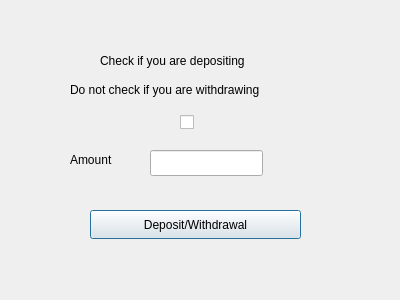
<?xml version="1.0" encoding="UTF-8"?>
<ui version="4.0">
 <class>deposit</class>
 <widget class="QDialog" name="deposit">
  <property name="geometry">
   <rect>
    <x>0</x>
    <y>0</y>
    <width>400</width>
    <height>300</height>
   </rect>
  </property>
  <property name="windowTitle">
   <string>Dialog</string>
  </property>
  <widget class="QLineEdit" name="lineEdit">
   <property name="geometry">
    <rect>
     <x>150</x>
     <y>150</y>
     <width>113</width>
     <height>26</height>
    </rect>
   </property>
  </widget>
  <widget class="QLabel" name="label">
   <property name="geometry">
    <rect>
     <x>70</x>
     <y>150</y>
     <width>62</width>
     <height>20</height>
    </rect>
   </property>
   <property name="text">
    <string>Amount</string>
   </property>
  </widget>
  <widget class="QLabel" name="label_2">
   <property name="geometry">
    <rect>
     <x>100</x>
     <y>50</y>
     <width>231</width>
     <height>21</height>
    </rect>
   </property>
   <property name="text">
    <string>Check if you are depositing</string>
   </property>
  </widget>
  <widget class="QCheckBox" name="checkBox">
   <property name="geometry">
    <rect>
     <x>180</x>
     <y>110</y>
     <width>31</width>
     <height>24</height>
    </rect>
   </property>
   <property name="text">
    <string/>
   </property>
  </widget>
  <widget class="QLabel" name="label_3">
   <property name="geometry">
    <rect>
     <x>70</x>
     <y>80</y>
     <width>261</width>
     <height>20</height>
    </rect>
   </property>
   <property name="text">
    <string>Do not check if you are withdrawing</string>
   </property>
  </widget>
  <widget class="QPushButton" name="pushButton">
   <property name="geometry">
    <rect>
     <x>90</x>
     <y>210</y>
     <width>211</width>
     <height>29</height>
    </rect>
   </property>
   <property name="text">
    <string>Deposit/Withdrawal</string>
   </property>
  </widget>
 </widget>
 <resources/>
 <connections/>
</ui>
